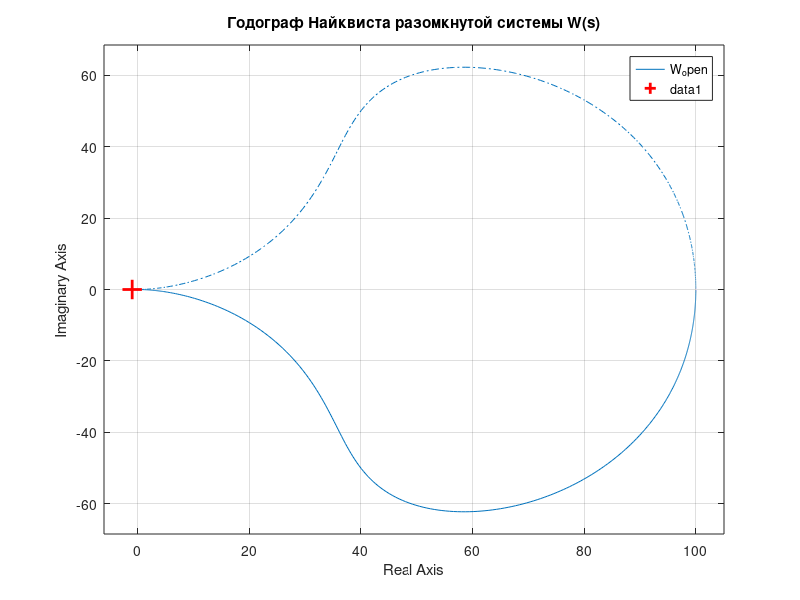
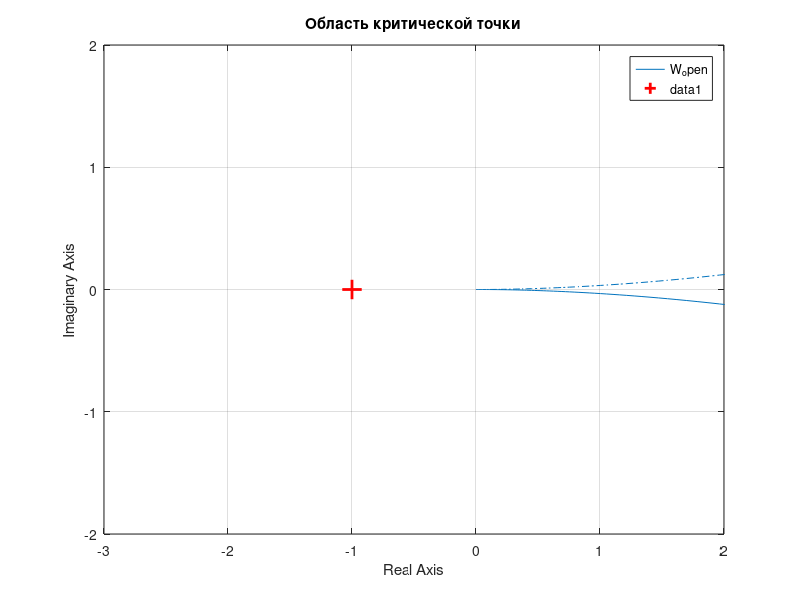

Reproduce these figures in MATLAB, in order. (Note: this script raises an error after producing the figures.)
clc;
clear;
close all;

s = tf('s');
W_open = 100 / (5*s^4 + 0.1*s^3 + 2*s^2 + 2*s + 1);
W_closed = feedback(W_open, 1);

D_closed = [5, 0.1, 2, 2, 101];

a0=5; a1=0.1; a2=2; a3=2; a4=1;
H_open = [a1, a3, 0, 0;
    a0, a2, a4, 0;
    0,  a1, a3, 0;
    0,  a0, a2, a4];
D1_open = det(H_open(1:1,1:1));
D2_open = det(H_open(1:2,1:2));
disp('Критерий Гурвица (разомкнутая):');
disp(['D1 = ', num2str(D1_open), ', D2 = ', num2str(D2_open)]);
if D1_open>0 && D2_open>0, disp('Устойчива'); else disp('Неустойчива'); end

a4=101;
H_closed = [a1, a3, 0, 0;
    a0, a2, a4, 0;
    0,  a1, a3, 0;
    0,  a0, a2, a4];
D1_closed = det(H_closed(1:1,1:1));
D2_closed = det(H_closed(1:2,1:2));
disp('Критерий Гурвица (замкнутая):');
disp(['D1 = ', num2str(D1_closed), ', D2 = ', num2str(D2_closed)]);
if D1_closed>0 && D2_closed>0, disp('Устойчива'); else disp('Неустойчива'); end

figure('Color', 'w');
nyquist(W_open);
grid on; hold on;
plot(-1, 0, 'r+', 'MarkerSize', 14, 'LineWidth', 2);
title('Годограф Найквиста разомкнутой системы W(s)');

figure('Color', 'w');
nyquist(W_open); grid on; hold on;
plot(-1, 0, 'r+', 'MarkerSize', 14, 'LineWidth', 2);
xlim([-3 2]); ylim([-2 2]);
title('Область критической точки');

[num, den] = tfdata(W_closed, 'v');
D = round(den, 10);
w = 0:0.001:10;              
Djw = polyval(D, 1i*w);

scale = max(abs(Djw));
Re_norm = real(Djw) / scale;
Im_norm = imag(Djw) / scale;

figure('Color', 'w');
plot(Re_norm, Im_norm, 'b-', 'LineWidth', 1.8); hold on;
plot(Re_norm(1), Im_norm(1), 'go', 'MarkerFaceColor', 'g', 'MarkerSize', 8);
plot(Re_norm(end), Im_norm(end), 'rs', 'MarkerFaceColor', 'r', 'MarkerSize', 8);
text(Re_norm(1), Im_norm(1), '  \omega = 0', 'Color', 'g');
text(Re_norm(end), Im_norm(end), '  \omega = max', 'Color', 'r');
plot([0 0], [min(Im_norm) max(Im_norm)], 'k:', 'LineWidth', 0.8);
plot([min(Re_norm) max(Re_norm)], [0 0], 'k:', 'LineWidth', 0.8);
grid on; box on;
xlabel('Re D(j\omega)');
ylabel('Im D(j\omega)');
title('Кривая Михайлова D(j\omega)');
axis equal;

disp('Корни характеристического уравнения:');
disp(roots(D_closed));

t = 0:0.01:5;
figure('Color', 'w');
step(W_open, t); hold on;
step(W_closed, t);
grid on;
legend('Разомкнутая система', 'Замкнутая система');
title('Переходные процессы при ступенчатом воздействии');
xlabel('Время, с');
ylabel('Выход, y(t)');
